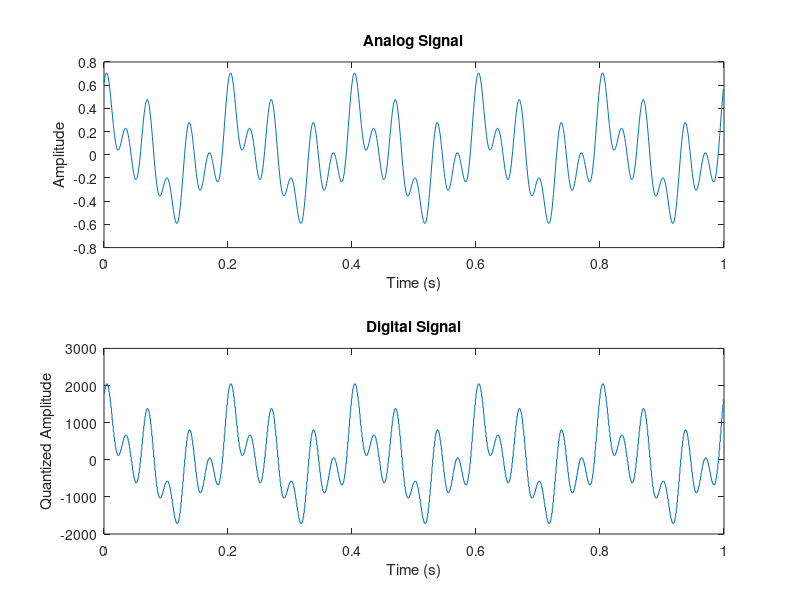

Write the MATLAB code that produced this figure.
% Parameters
Fs = 1000; % Sampling frequency in Hz
T = 1; % Duration in seconds
frequencies = [5, 15, 30]; % Frequencies of the sine waves in Hz
phases = [0, 30, 45, 90, 120]; % Phase angles in degrees
A = 1; % Amplitude of the analog signal
nBits = 12; % Number of bits for quantization (12-bit ADC)
outputFile = 'digital_signal.hex'; % Output file name

% Generate the analog signal (sum of multiple sine waves with different phases)
t = 0:1/Fs:T-(1/Fs); % Time vector
analogSignal = zeros(size(t));
for i = 1:length(frequencies)
    for j = 1:length(phases)
        % Convert phase to radians
        phaseRad = deg2rad(phases(j));
        analogSignal = analogSignal + A * sin(2 * pi * frequencies(i) * t + phaseRad);
    end
end
analogSignal = analogSignal / (length(frequencies) * length(phases)); % Normalize the amplitude

% Quantization
maxVal = 2^(nBits-1) - 1; % Maximum positive value for a signed 12-bit number
minVal = -2^(nBits-1); % Minimum negative value for a signed 12-bit number
digitalSignal = round((analogSignal / max(abs(analogSignal))) * maxVal); % Normalize and quantize the signal

% Clip the values to the range of the ADC
digitalSignal(digitalSignal > maxVal) = maxVal;
digitalSignal(digitalSignal < minVal) = minVal;

% Convert to hexadecimal
hexSignal = dec2hex(digitalSignal + 2^(nBits-1), 3); % Adjust to unsigned and convert to hex, 3 digits for 12-bit

% Save the hexadecimal values to a file
fid = fopen(outputFile, 'w');
for i = 1:length(hexSignal)
    fprintf(fid, '%s\n', hexSignal(i, :));
end
fclose(fid);

disp(['Digital signal saved to ', outputFile]);

% Plotting the signals
figure;
subplot(2, 1, 1);
plot(t, analogSignal);
title('Analog Signal');
xlabel('Time (s)');
ylabel('Amplitude');

subplot(2, 1, 2);
stairs(t, digitalSignal);
title('Digital Signal');
xlabel('Time (s)');
ylabel('Quantized Amplitude');

% Optional: Display the hex values in the command window
disp('Hexadecimal values:');
disp(hexSignal);
